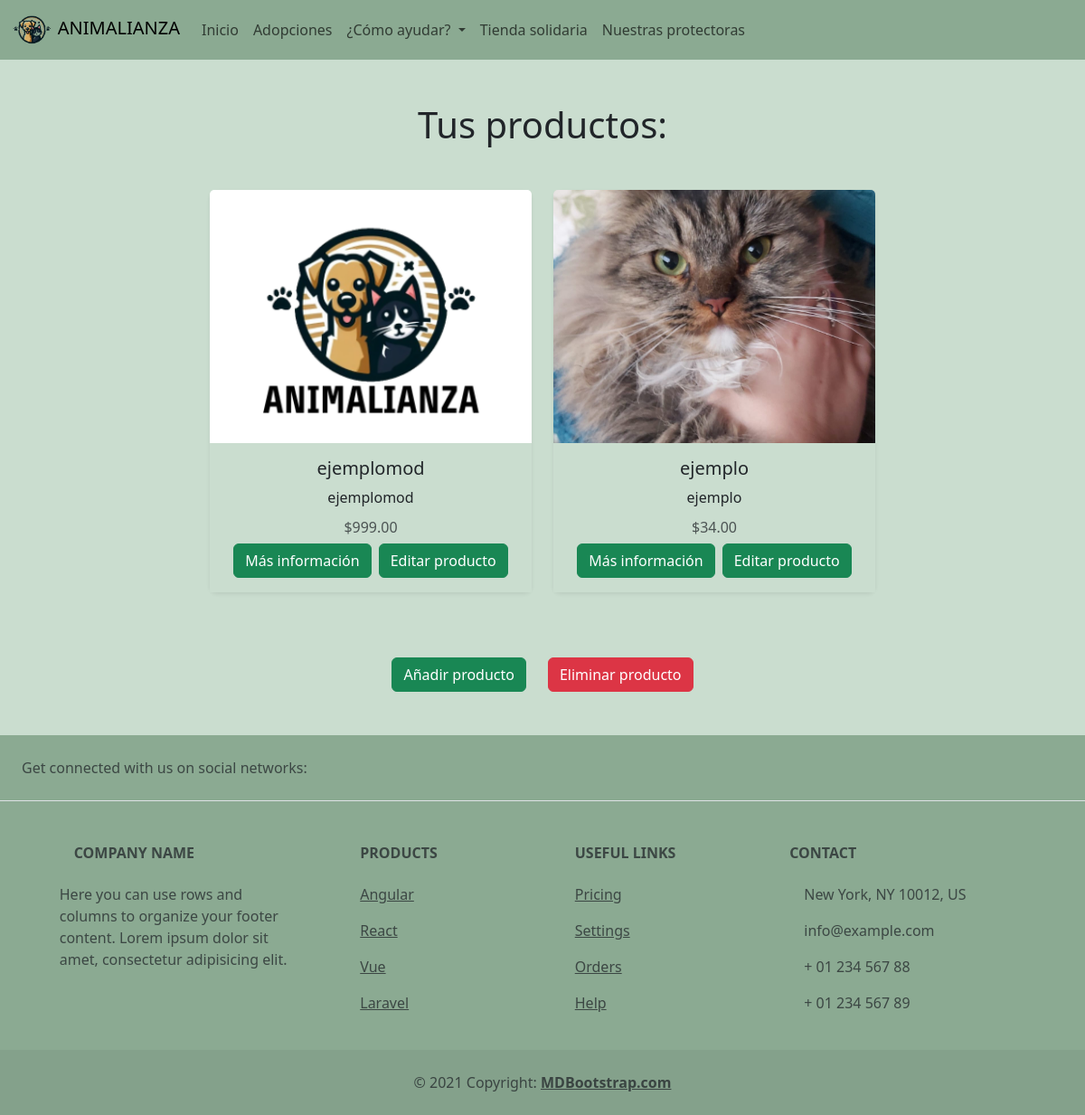
The page /frontend/protectora/gestionProductos.php on the database its author committed.
### tables this page shows
CREATE TABLE `producto` (
  `id_producto` int(11) NOT NULL,
  `nombre` varchar(255) DEFAULT NULL,
  `descripcion` text DEFAULT NULL,
  `id_protectora` int(11) DEFAULT NULL,
  `precio` decimal(10,2) DEFAULT NULL,
  `ruta_imagen` varchar(255) NOT NULL
);

### frontend/protectora/gestionProductos.php (the view, shortened to what this page needs)
<!DOCTYPE html>
<html lang="en">
<head>
    <link rel="stylesheet" href="../usuario/style.css">
    <link href="https://cdn.jsdelivr.net/npm/bootstrap@5.3.3/dist/css/bootstrap.min.css" rel="stylesheet">
</head>
<body>
  <nav class="navbar navbar-expand-lg navbar-light bg-body-tertiary">
    <div class="container-fluid">
      <a class="navbar-brand" href="#">
        <img src="../images/logueto.png" alt="Logo" height="40" class="d-inline-block align-text-center">
        ANIMALIANZA
      </a>
      <div class="collapse navbar-collapse" id="navbarNav">
        <ul class="navbar-nav me-auto">
          <li class="nav-item">
            <a class="nav-link" href="../usuario/index.php">Inicio</a>
          </li>
          <li class="nav-item">
            <a class="nav-link" href="../usuario/adopciones.php">Adopciones</a>
          </li>
          <li class="nav-item dropdown" id="desplegableNavbar">
            <a class="nav-link dropdown-toggle" href="#" id="navbarDropdown" role="button" data-bs-toggle="dropdown" aria-expanded="false">
                ¿Cómo ayudar?
            </a>
</li>
        <li class="nav-item">
          <a class="nav-link" href="../usuario/tiendasolidaria.php">Tienda solidaria</a>
        </li>
        <li class="nav-item">
          <a class="nav-link" href="../usuario/nuestrasprotectoras.php">Nuestras protectoras</a>
        </li>
      </ul>
    </div>
  </div>
</nav>
<div class="container mt-5">
    <h1 class="text-center mb-5">Tus productos:</h1>
    <div class="row justify-content-center">
<?php
    require_once('conexion.php');
    $sql = "SELECT * FROM producto";
    $result = $conn->query($sql);
    if ($result->num_rows > 0) {
        while($row = $result->fetch_assoc()) {
            echo '<div class="col-lg-4 mb-4 ">';
            echo '<div class="card border-0 rounded-3 shadow-sm">';
            echo '<img src="' . $row['ruta_imagen'] . '" class="card-img-top" alt="Imagen del Producto">';
            echo '<div class="card-body text-center">';
            echo '<h5 class="card-title">' . $row['nombre'] . '</h5>';
            echo '<p class="card-text">' . $row['descripcion'] . '</p>';
            echo '<h6 class="card-subtitle mb-2 text-muted">$' . $row['precio'] . '</h6>';
            echo '<div class="d-flex justify-content-center">';
            echo '<a href="../usuario/infoproducto.php?id_producto=' . $row['id_producto'] . '" class="btn btn-success me-2">Más información</a>';
            echo '<button type="button" class="btn btn-success editarProducto" data-bs-toggle="modal" data-bs-target="#editarProductoModal" data-id="' . $row['id_producto'] . '">Editar producto</button>';
            echo '</div>';
            echo '</div>';
            echo '</div>';
            echo '</div>';
        }
    } else {
        echo '<p class="text-center">No hay productos disponibles</p>';
    }
?>
        </div>
<div class="row justify-content-center mt-5">
    <div class="col-lg-auto text-center">
        <a href="constructorProducto.php" class="btn btn-success mx-auto">Añadir producto</a>
    </div>
    <div class="col-lg-auto text-center">
    <button type="button" class="btn btn-danger mx-auto" data-bs-toggle="modal" data-bs-target="#eliminarProductoModal">
        Eliminar producto
    </button>
</div>
</div>
</div>
<footer class="text-center text-lg-start bg-body-tertiary text-muted mt-5" id="footer">
  <section class="d-flex justify-content-center justify-content-lg-between p-4 border-bottom">
    <div class="me-5 d-none d-lg-block">
      <span>Get connected with us on social networks:</span>
    </div>
    <div>
    </div>
  </section>
  <section class="">
    <div class="container text-center text-md-start mt-5">
      <div class="row mt-3">
        <div class="col-md-3 col-lg-4 col-xl-3 mx-auto mb-4">
          <h6 class="text-uppercase fw-bold mb-4">
            <i class="fas fa-gem me-3"></i>Company name
          </h6>
          <p>
            Here you can use rows and columns to organize your footer content. Lorem ipsum
            dolor sit amet, consectetur adipisicing elit.
          </p>
        </div>
        <div class="col-md-2 col-lg-2 col-xl-2 mx-auto mb-4">
          <h6 class="text-uppercase fw-bold mb-4">
            Products
          </h6>
          <p>
            <a href="#!" class="text-reset">Angular</a>
          </p>
          <p>
            <a href="#!" class="text-reset">React</a>
          </p>
          <p>
            <a href="#!" class="text-reset">Vue</a>
          </p>
          <p>
            <a href="#!" class="text-reset">Laravel</a>
          </p>
        </div>
        <div class="col-md-3 col-lg-2 col-xl-2 mx-auto mb-4">
          <h6 class="text-uppercase fw-bold mb-4">
            Useful links
          </h6>
          <p>
            <a href="#!" class="text-reset">Pricing</a>
          </p>
          <p>
            <a href="#!" class="text-reset">Settings</a>
          </p>
          <p>
            <a href="#!" class="text-reset">Orders</a>
          </p>
          <p>
            <a href="#!" class="text-reset">Help</a>
          </p>
        </div>
        <div class="col-md-4 col-lg-3 col-xl-3 mx-auto mb-md-0 mb-4">
          <h6 class="text-uppercase fw-bold mb-4">Contact</h6>
          <p><i class="fas fa-home me-3"></i> New York, NY 10012, US</p>
          <p>
            info@example.com
          </p>
          <p><i class="fas fa-phone me-3"></i> + 01 234 567 88</p>
          <p><i class="fas fa-print me-3"></i> + 01 234 567 89</p>
        </div>
      </div>
    </div>
  </section>
  <div class="text-center p-4" style="background-color: rgba(0, 0, 0, 0.05);">
    © 2021 Copyright:
    <a class="text-reset fw-bold" href="https://mdbootstrap.com/">MDBootstrap.com</a>
  </div>
</footer>
</body>
</html>

### frontend/usuario/style.css (style rules this page uses)
html { cursor: url('../images/cursor.png'), auto !important; }
.navbar.bg-body-tertiary { background-color: #8BAA92 !important; }
body { background-color: #caddcf !important; }
#footer { background-color: #8BAA92 !important; }
.card-img-top { height: 280px !important; object-fit: cover !important; }
.card-body a { transition: transform 0.3s ease-in-out; }
.card-img-top { transition: opacity 0.3s ease; }
.card-body { background-color:#caddcf; }

### rows shown on the page
producto: ruta_imagen (picture), nombre "ejemplomod", descripcion "ejemplomod", precio "999.00"
producto: ruta_imagen (picture), nombre "ejemplo", descripcion "ejemplo", precio "34.00"
